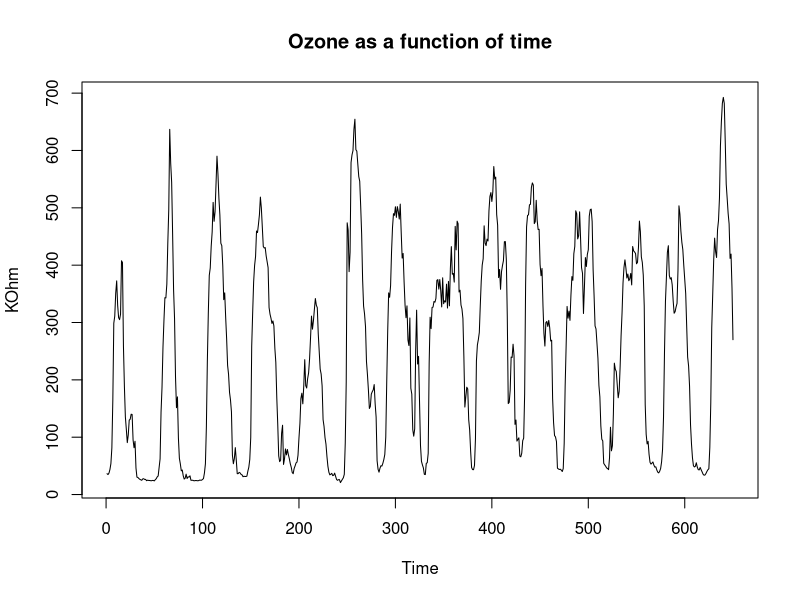
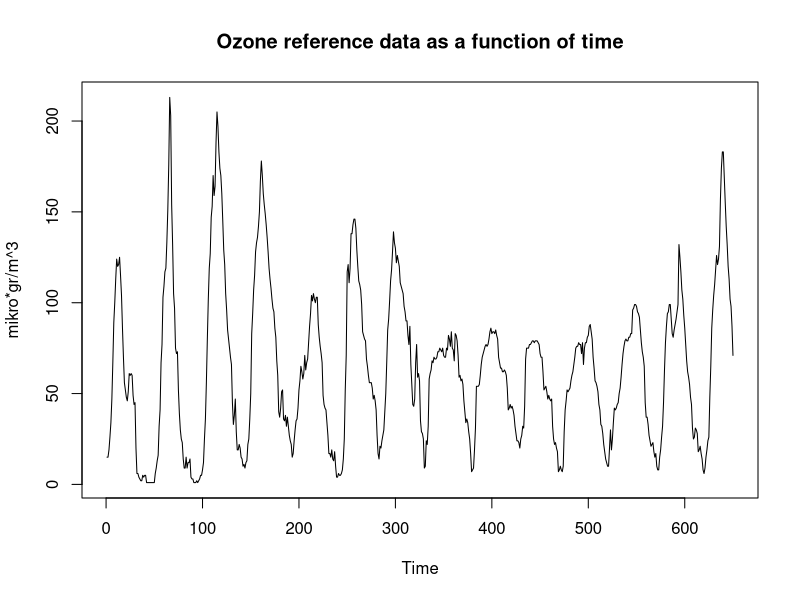
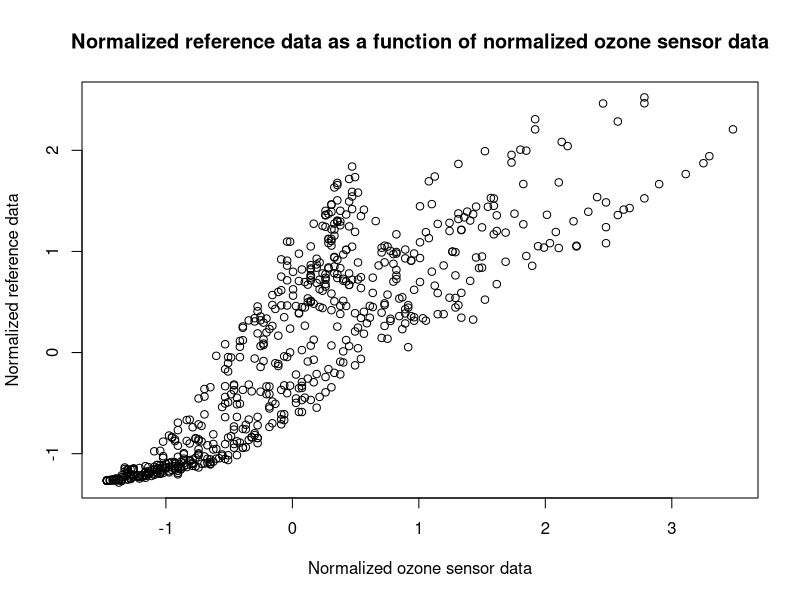
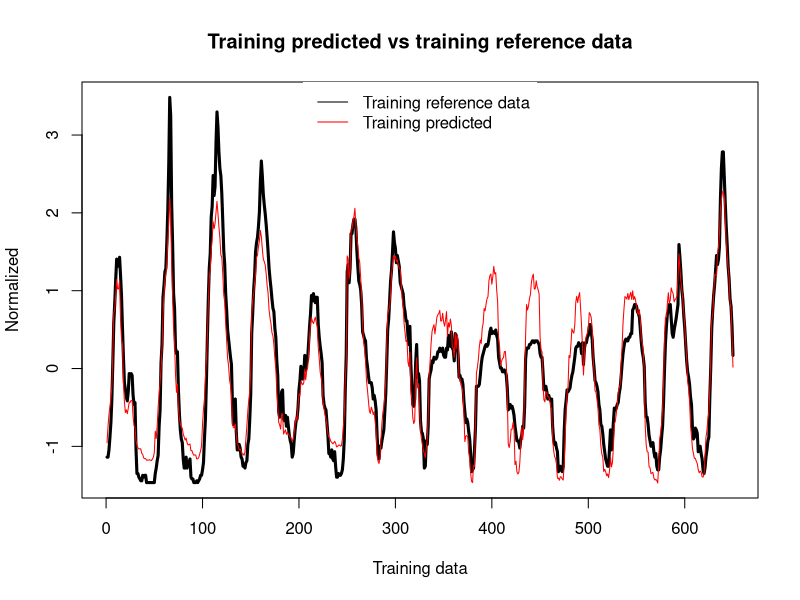
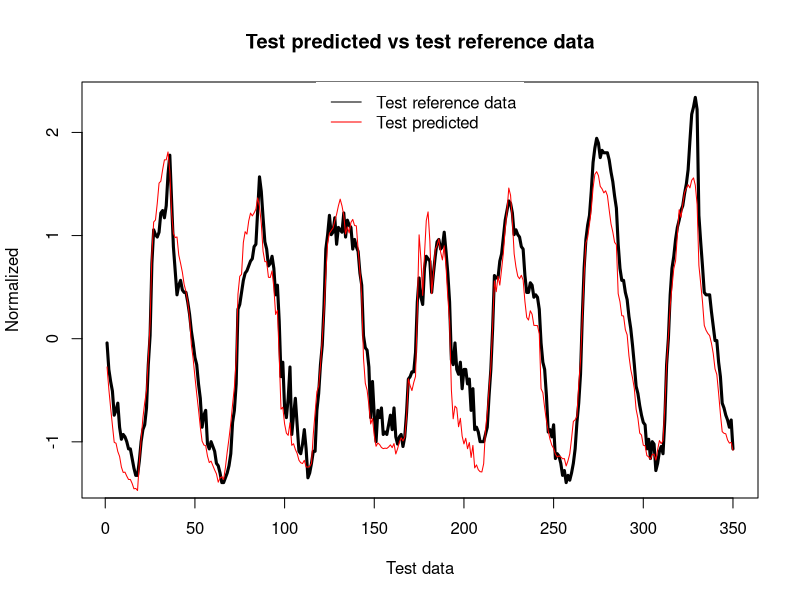
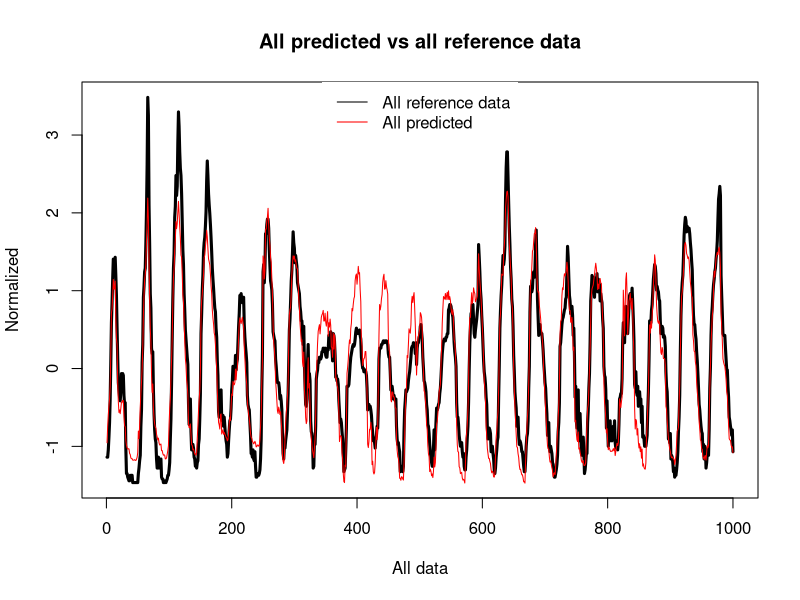
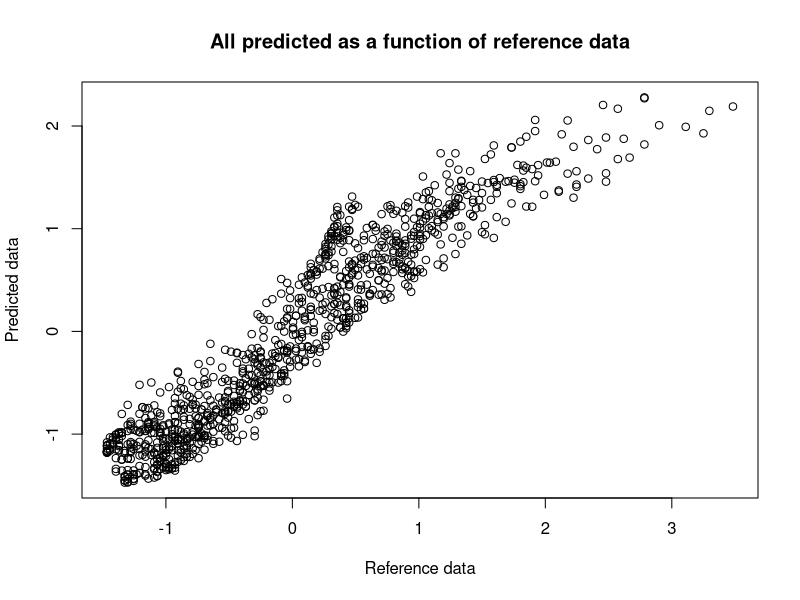
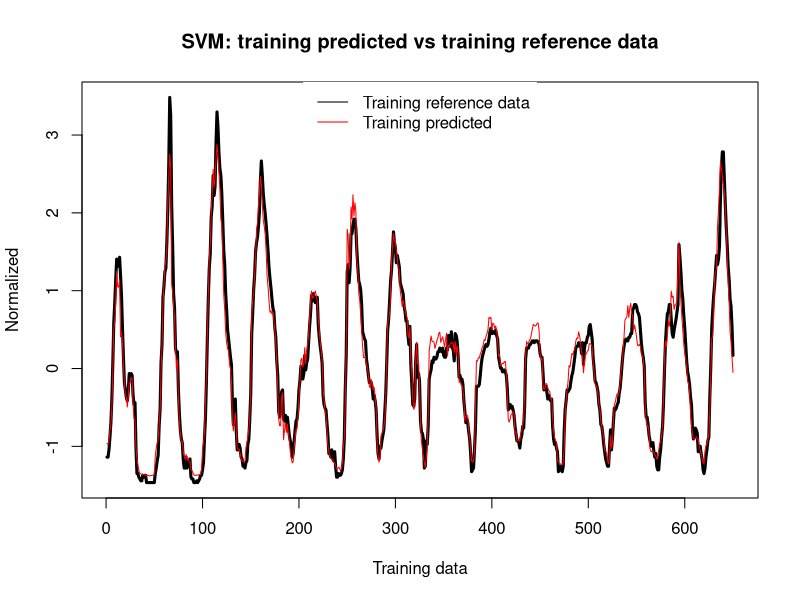

Write R code to recreate these figures, in order.
## ---- chunk 1
knitr::opts_chunk$set(echo = TRUE)
## ---- chunk 2

training_set <- read.csv("datos_MGTN.csv", nrows=650, header=FALSE)

test_set <- read.csv("datos_MGTN.csv", skip=650, header=FALSE)

## ---- chunk 3

ozone_training <- training_set[,"V2"]
resistor_training <- training_set[,"V3"]
temperature_training <- training_set[,"V4"]
humidity_training <- training_set[,"V5"]

ozone_test <- test_set[,"V2"]
resistor_test <- test_set[,"V3"]
temperature_test <- test_set[,"V4"]
humidity_test <- test_set[,"V5"]

## ---- chunk 4

png(filename="plots/ozone_time.png")
plot(resistor_training,
     type="l",
     main="Ozone as a function of time",
     xlab="Time",
     ylab="KOhm"
)
dev.off()

png(filename="plots/reference_time.png")
plot(ozone_training,
     type="l",
     main="Ozone reference data as a function of time",
     xlab="Time",
     ylab="mikro*gr/m^3"
)
dev.off()

## ---- chunk 5

n_training <- length(ozone_training)
n_test <- length(ozone_test)
n_tot <- n_training + n_test


# Find means and standard deviation.

mean_temperature_training <- mean(temperature_training)
sd_temperature_training <- sd(temperature_training)

mean_ozone_training <- mean(ozone_training)
sd_ozone_training <- sd(ozone_training)

mean_resistor_training <- mean(resistor_training)
sd_resistor_training <- sd(resistor_training)

mean_humidity_training <- mean(humidity_training)
sd_humidity_training <- sd(humidity_training)

temp_norm_training_set <- array(dim=n_training)
ozone_norm_training_set <- array(dim=n_training)
resistor_norm_training_set <- array(dim=n_training)
humidity_norm_training_set <- array(dim=n_training)

# Normalize: subtract the mean and devide by the standard deviation.
for (i in 1:n_training) {
    temp_norm_training_set[i] <- (temperature_training[i] - mean_temperature_training) / sd_temperature_training
    
    ozone_norm_training_set[i] <- (ozone_training[i] - mean_ozone_training) / sd_ozone_training
    
    resistor_norm_training_set[i] <- (resistor_training[i] - mean_resistor_training) / sd_resistor_training
    
    humidity_norm_training_set[i] <- (humidity_training[i] - mean_humidity_training) / sd_humidity_training
    
}

temp_norm_test_set <- array(dim=n_test)
ozone_norm_test_set <- array(dim=n_test)
resistor_norm_test_set <- array(dim=n_test)
humidity_norm_test_set <- array(dim=n_test)

for (i in 1:n_test) {
    temp_norm_test_set[i] <- (temperature_test[i] - mean_temperature_training) / sd_temperature_training
    
    ozone_norm_test_set[i] <- (ozone_test[i] - mean_ozone_training) / sd_ozone_training
    
    resistor_norm_test_set[i] <- (resistor_test[i] - mean_resistor_training) / sd_resistor_training
    
    humidity_norm_test_set[i] <- (humidity_test[i] - mean_humidity_training) / sd_humidity_training
}

## ---- chunk 6

png(filename="plots/normalized_reference_ozone.png")
plot(ozone_norm_training_set,
     resistor_norm_training_set,
     main="Normalized reference data as a function of normalized ozone sensor data",
     xlab="Normalized ozone sensor data",
     ylab="Normalized reference data"
)
dev.off()

## ---- chunk 7

# Multiple linear regression.
fit_ozone_norm <- lm(ozone_norm_training_set ~ temp_norm_training_set + resistor_norm_training_set + humidity_norm_training_set)

summary(fit_ozone_norm)


# Predict the training data.
ozone_predicted <- predict(fit_ozone_norm)

# Obtain the RMSE.
RMSE <- 0
for (i in 1:n_training) {
    RMSE <- RMSE + (ozone_predicted[i]*sd_ozone_training + mean_ozone_training - ozone_training[i])**2
}
RMSE <- sqrt(1/n_training * RMSE)
print(RMSE)

## ---- chunk 8

# Predict the test data.
data_norm_test_set <- data.frame(c(temp_norm_test_set), c(resistor_norm_test_set), c(humidity_norm_test_set))

# The renaming has to take place in order to make the function work.
colnames(data_norm_test_set) <- c("temp_norm_training_set", "resistor_norm_training_set", "humidity_norm_training_set")

test_data_prediction <- predict(fit_ozone_norm, newdata=data_norm_test_set)


# Denormalize the prediction data.
denomarlized_predicted_test <- array(dim=n_test)

for (i in 1:n_test) {
    denomarlized_predicted_test[i] <- test_data_prediction[i]*sd_ozone_training+mean_ozone_training
}


# Obtain the RMSE.
RMSE <- 0
for (i in 1:n_test) {
    RMSE <- RMSE + (denomarlized_predicted_test[i] - ozone_test[i])**2
}
RMSE = sqrt(1/n_test * RMSE)
print(RMSE)


# Obtain the R-squared.
top <- 0
bottom <- 0
mean_ozone_test <- mean(ozone_test)
for (i in 1:n_test) {
    top <- top + (denomarlized_predicted_test[i] - ozone_test[i])**2
    bottom <- bottom + (mean_ozone_test - ozone_test[i])**2
}
r_squared_test_set <- 1 - top/bottom
print(r_squared_test_set)

## ---- chunk 9

# Training predicted vs training reference data.

png(filename="plots/training_predicted_reference.png")
plot(ozone_norm_training_set,
     type="l",
     lwd=3,
     main="Training predicted vs training reference data",
     ylab="Normalized",
     xlab="Training data"
)
lines(ozone_predicted, col="red")
legend(x="top",
       legend=c("Training reference data", "Training predicted"),
       col=c("black", "red"),
       lty=1:1,
       cex=1.0,
       box.lty=0
)
dev.off()


# Test predicted vs test refence data.

png(filename="plots/test_predicted_reference.png")
plot(ozone_norm_test_set,
     type="l",
     lwd=3,
     main="Test predicted vs test reference data",
     ylab="Normalized",
     xlab="Test data"
)
lines(test_data_prediction, col="red")
legend(x="top",
       legend=c("Test reference data", "Test predicted"),
       col=c("black", "red"),
       lty=1:1,
       cex=1.0,
       box.lty=0
)
dev.off()


# All data.

all_pred <- array(dim=n_tot)
all_actual <- array(dim=n_tot)

for (i in 1:n_training) {
    all_pred[i] <- ozone_predicted[i]
    all_actual[i] <- ozone_norm_training_set[i]
}
for (i in 1:n_test) {
    all_pred[n_training+i] <- test_data_prediction[i]
    all_actual[n_training+i] <- ozone_norm_test_set[i]
}

png(filename="plots/all_predicted_reference.png")
plot(all_actual,
     type="l",
     lwd=3,
     main="All predicted vs all reference data",
     ylab="Normalized",
     xlab="All data"
)
lines(all_pred, col="red")
legend(x="top",
       legend=c("All reference data", "All predicted"),
       col=c("black", "red"),
       lty=1:1,
       cex=1.0,
       box.lty=0
)
dev.off()


# Scatter plot
png(filename="plots/scatter_predicted_reference.png")
plot(all_actual,
     all_pred,
     main="All predicted as a function of reference data",
     xlab="Reference data",
     ylab="Predicted data"
)
dev.off()

## ---- chunk 10

library(e1071)

fit_ozone_norm_svm <- svm(ozone_norm_training_set ~ temp_norm_training_set + resistor_norm_training_set + humidity_norm_training_set)


# Training data.

pred_svm <- predict(fit_ozone_norm_svm)

png(filename="plots/svm_training_predicted_reference.png")
plot(ozone_norm_training_set,
     type="l",
     lwd=3,
     main="SVM: training predicted vs training reference data",
     ylab="Normalized",
     xlab="Training data"
)
lines(pred_svm, col="red")
legend(x="top",
       legend=c("Training reference data", "Training predicted"),
       col=c("black", "red"),
       lty=1:1,
       cex=1.0,
       box.lty=0
)
dev.off()

denomarlized_predicted_training_svm <- array(dim=n_training)

for (i in 1:n_training) {
    denomarlized_predicted_training_svm[i] <- pred_svm[i]*sd_ozone_training+mean_ozone_training
}


for (i in 1:n_training) {
    RMSE <- RMSE + (denomarlized_predicted_training_svm[i] - ozone_training[i])**2
    top <- top + (denomarlized_predicted_training_svm[i] - ozone_training[i])**2
    bottom <- bottom + (mean_ozone_training - ozone_training[i])**2
}

r_squared_training_svm <- 1 - top/bottom
RMSE_training_svm <- sqrt(1/n_training * RMSE)

print("SVM: TRAINING DATA")
print(r_squared_training_svm)
print(RMSE_training_svm)
print("")



# Test data.

pred_svm_test <- predict(fit_ozone_norm_svm, data_norm_test_set)

png(filename="plots/svm_test_predicted_reference.png")
plot(ozone_norm_test_set,
     type="l",
     lwd=3,
     main="SVM: test predicted vs test reference data",
     ylab="Normalized",
     xlab="Test data"
)
lines(pred_svm_test, col="red")
legend(x="top",
       legend=c("Test reference data", "Test predicted"),
       col=c("black", "red"),
       lty=1:1,
       cex=1.0,
       box.lty=0
)
dev.off()

denomarlized_predicted_test_svm <- array(dim=n_test)
for (i in 1:n_test) {
    denomarlized_predicted_test_svm[i] <- pred_svm_test[i]*sd_ozone_training+mean_ozone_training
}


RMSE <- 0
for (i in 1:n_test) {
    RMSE <- RMSE + (denomarlized_predicted_test_svm[i] - ozone_test[i])**2
    top <- top + (denomarlized_predicted_test_svm[i] - ozone_test[i])**2
    bottom <- bottom + (mean_ozone_test - ozone_test[i])**2
}

r_squared_test_svm <- 1 - top/bottom
RMSE_test_svm <- sqrt(1/650 * RMSE)

print("SVM: TEST DATA")
print(r_squared_test_svm)
print(RMSE_test_svm)



# All data.

all_pred_svm <- array(dim=n_tot)
all_actual_svm <- array(dim=n_tot)
for (i in 1:n_training) {
    all_pred_svm[i] <- pred_svm[i]
    all_actual_svm[i] <- ozone_norm_training_set[i]
}
for (i in 1:n_test) {
    all_pred_svm[n_training+i] <- pred_svm_test[i]
    all_actual_svm[n_training+i] <- ozone_norm_test_set[i]
}

png(filename="plots/svm_all_predicted_reference.png")
plot(all_actual_svm,
     type="l",
     lwd=3,
     main="SVM: all predicted vs all reference data",
     ylab="Normalized",
     xlab="All data"
     )
lines(all_pred_svm, col="red")
legend(x="top",
       legend=c("All reference data", "All predicted"),
       col=c("black", "red"),
       lty=1:1,
       cex=1.0,
       box.lty=0
)

